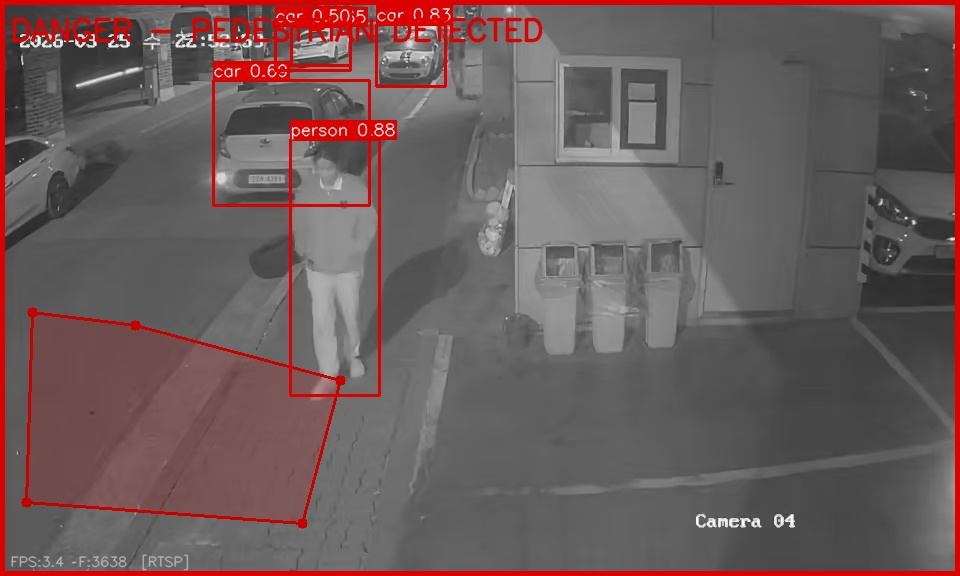
#> input picture saved_events/event_test1_20260325_225301.jpg, 960 x 576 px
$ python -i image_enhancement.py   (imports and definitions only)
#> lines starting #> are read from the running program, lines starting #| are printed output that depends on the picture
#> further down, picture is the input picture: shape (576, 960, 3); mean B, G, R 91.3, 91.3, 107.6
# core/image_enhancement.py — 야간/저조도 영상 자동 밝기 보정
#
# 동작 방식:
#   1. 프레임의 평균 밝기를 측정
#   2. 일정 임계값 이하면 "저조도"로 판단
#   3. CLAHE(Contrast Limited Adaptive Histogram Equalization)로 보정
#      → 단순 히스토그램 평활화보다 자연스럽고, 노이즈 증폭 적음

import cv2
import numpy as np

# 설정값
DARK_THRESHOLD     = 80     # 평균 밝기가 이 값 이하면 저조도로 판정 (0~255)
CLAHE_CLIP_LIMIT   = 2.5    # CLAHE 대비 제한값 (높을수록 강한 대비)
CLAHE_TILE_SIZE    = (8, 8) # CLAHE 타일 크기

# CLAHE 객체는 한 번만 생성해서 재사용 (매 프레임 생성 비용 절감)
_clahe = cv2.createCLAHE(clipLimit=CLAHE_CLIP_LIMIT, tileGridSize=CLAHE_TILE_SIZE)


def get_brightness(frame) -> float:
    """프레임의 평균 밝기를 반환합니다 (0~255)."""
    if frame is None:
        return 0.0
    # BGR → 그레이스케일로 변환 후 평균
    gray = cv2.cvtColor(frame, cv2.COLOR_BGR2GRAY)
    return float(np.mean(gray))


def is_low_light(frame) -> bool:
    """저조도 여부 판단"""
    return get_brightness(frame) < DARK_THRESHOLD


def enhance_low_light(frame):
    """
    저조도 프레임 자동 보정.
    LAB 색공간으로 변환 후 L(밝기) 채널에만 CLAHE 적용 → 색상 왜곡 최소화.
    """
    if frame is None:
        return frame

    # BGR → LAB
    lab = cv2.cvtColor(frame, cv2.COLOR_BGR2LAB)
#> lab: shape (576, 960, 3); mean of channels 0, 1, 2 105.5, 134, 132
    l, a, b = cv2.split(lab)
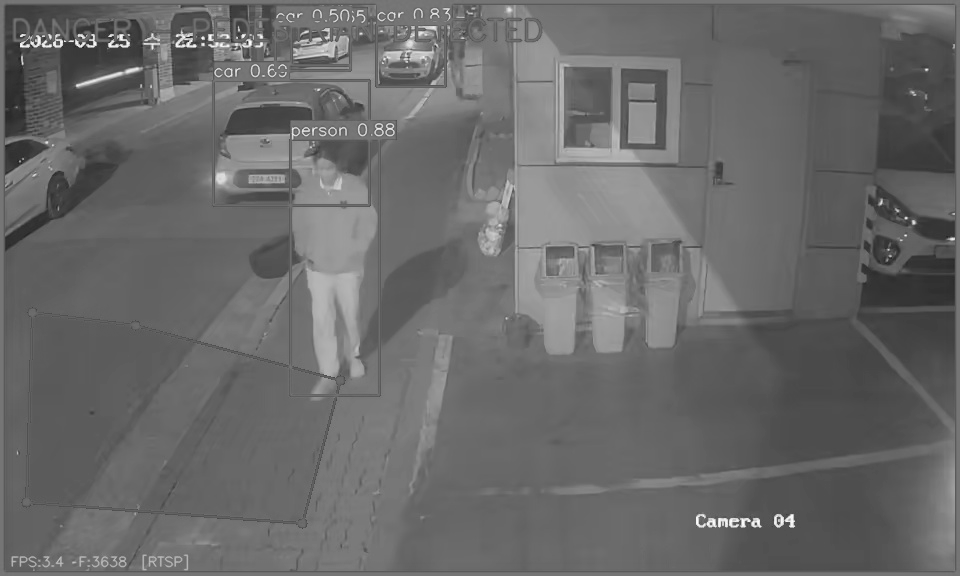
#> l: shape (576, 960); min 27, max 255, mean 105.5
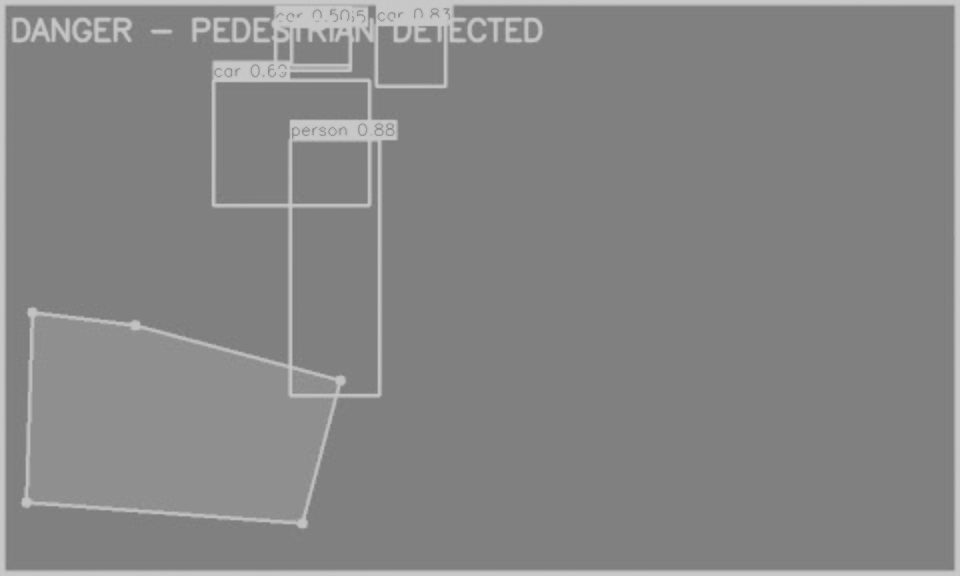
#> a: shape (576, 960); min 121, max 203, mean 134

    # 밝기(L) 채널에만 CLAHE 적용
    l_enhanced = _clahe.apply(l)
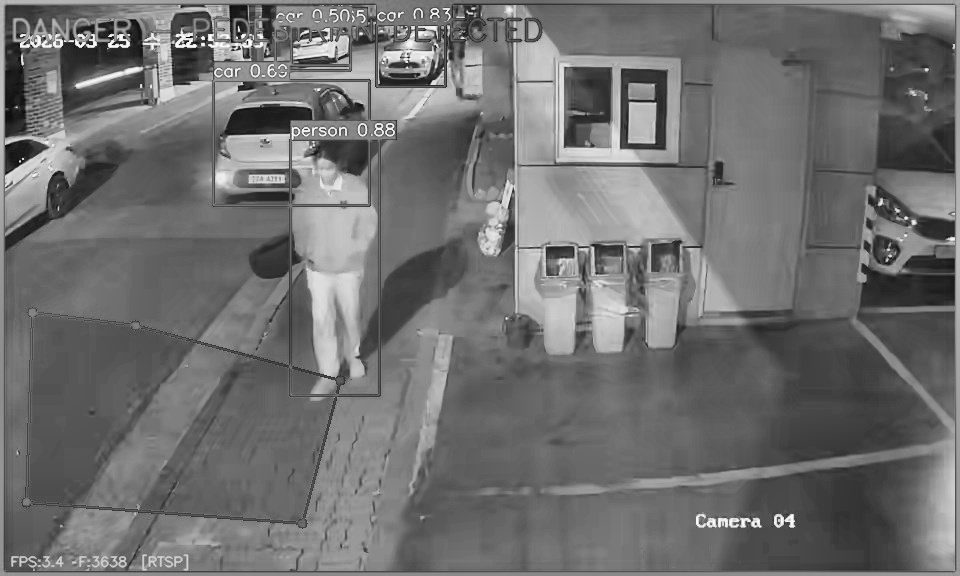
#> l_enhanced: shape (576, 960); min 8, max 255, mean 111.6

    # 다시 합치고 BGR로 복원
    lab_enhanced = cv2.merge((l_enhanced, a, b))
#> lab_enhanced: shape (576, 960, 3); mean of channels 0, 1, 2 111.6, 134, 132
    return cv2.cvtColor(lab_enhanced, cv2.COLOR_LAB2BGR)
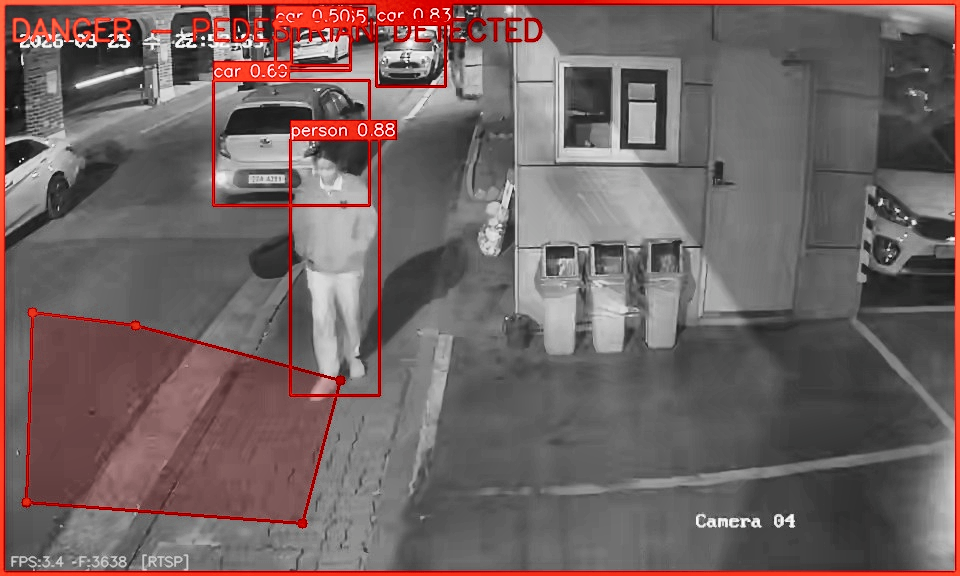
#> returned value: shape (576, 960, 3); mean B, G, R 98.1, 98.9, 114


def auto_enhance(frame, force: bool = False):
    """
    프레임 자동 보정 (저조도일 때만 적용).
    force=True 면 밝기와 무관하게 항상 보정.
    반환: (보정된 프레임, 보정 적용 여부)
    """
    if frame is None:
        return frame, False
    if force or is_low_light(frame):
        return enhance_low_light(frame), True
    return frame, False

>>> import cv2
>>> picture = cv2.imread('../saved_events/event_test1_20260325_225301.jpg')
>>> result = enhance_low_light(picture)
